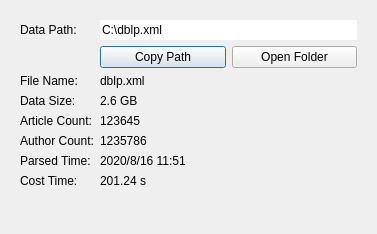
<?xml version="1.0" encoding="UTF-8"?>
<ui version="4.0">
 <class>StatusDialog</class>
 <widget class="QDialog" name="StatusDialog">
  <property name="geometry">
   <rect>
    <x>0</x>
    <y>0</y>
    <width>377</width>
    <height>234</height>
   </rect>
  </property>
  <property name="windowTitle">
   <string>Status</string>
  </property>
  <layout class="QGridLayout" name="gridLayout">
   <item row="0" column="0">
    <widget class="QStackedWidget" name="stackedWidget">
     <property name="currentIndex">
      <number>0</number>
     </property>
     <widget class="QWidget" name="okPage">
      <layout class="QFormLayout" name="formLayout">
       <item row="0" column="0">
        <widget class="QLabel" name="info_dataPathLabel">
         <property name="text">
          <string>Data Path:</string>
         </property>
        </widget>
       </item>
       <item row="0" column="1">
        <widget class="QLineEdit" name="dataPathLineEdit">
         <property name="text">
          <string>C:\dblp.xml</string>
         </property>
         <property name="frame">
          <bool>false</bool>
         </property>
         <property name="readOnly">
          <bool>true</bool>
         </property>
        </widget>
       </item>
       <item row="2" column="0">
        <widget class="QLabel" name="info_fileNameLabel">
         <property name="text">
          <string>File Name:</string>
         </property>
        </widget>
       </item>
       <item row="2" column="1">
        <widget class="QLabel" name="fileNameLabel">
         <property name="text">
          <string>dblp.xml</string>
         </property>
        </widget>
       </item>
       <item row="3" column="0">
        <widget class="QLabel" name="info_dataSizeLabel">
         <property name="text">
          <string>Data Size:</string>
         </property>
        </widget>
       </item>
       <item row="3" column="1">
        <widget class="QLabel" name="dataSizeLabel">
         <property name="text">
          <string>2.6 GB</string>
         </property>
        </widget>
       </item>
       <item row="4" column="0">
        <widget class="QLabel" name="info_articleCountLabel">
         <property name="text">
          <string>Article Count:</string>
         </property>
        </widget>
       </item>
       <item row="4" column="1">
        <widget class="QLabel" name="articleCountLabel">
         <property name="text">
          <string>123645</string>
         </property>
        </widget>
       </item>
       <item row="5" column="0">
        <widget class="QLabel" name="info_authorCountLabel">
         <property name="text">
          <string>Author Count:</string>
         </property>
        </widget>
       </item>
       <item row="5" column="1">
        <widget class="QLabel" name="authorCountLabel">
         <property name="text">
          <string>1235786</string>
         </property>
        </widget>
       </item>
       <item row="6" column="0">
        <widget class="QLabel" name="info_parsedTimeLabel">
         <property name="text">
          <string>Parsed Time:</string>
         </property>
        </widget>
       </item>
       <item row="6" column="1">
        <widget class="QLabel" name="parsedTimeLabel">
         <property name="text">
          <string>2020/8/16 11:51</string>
         </property>
        </widget>
       </item>
       <item row="1" column="0">
        <widget class="QLabel" name="info_buttonLabel">
         <property name="text">
          <string/>
         </property>
        </widget>
       </item>
       <item row="1" column="1">
        <layout class="QHBoxLayout" name="horizontalLayout">
         <item>
          <widget class="QPushButton" name="copyPathButton">
           <property name="text">
            <string>Copy Path</string>
           </property>
          </widget>
         </item>
         <item>
          <widget class="QPushButton" name="openFolderButton">
           <property name="text">
            <string>Open Folder</string>
           </property>
          </widget>
         </item>
        </layout>
       </item>
       <item row="7" column="0">
        <widget class="QLabel" name="info_costTimeLabel">
         <property name="text">
          <string>Cost Time:</string>
         </property>
        </widget>
       </item>
       <item row="7" column="1">
        <widget class="QLabel" name="costTimeLabel">
         <property name="text">
          <string>201.24 s</string>
         </property>
        </widget>
       </item>
      </layout>
     </widget>
     <widget class="QWidget" name="noPage">
      <layout class="QGridLayout" name="gridLayout_2">
       <item row="0" column="0">
        <widget class="QLabel" name="label">
         <property name="text">
          <string>Not parsed.</string>
         </property>
         <property name="alignment">
          <set>Qt::AlignCenter</set>
         </property>
        </widget>
       </item>
      </layout>
     </widget>
    </widget>
   </item>
  </layout>
 </widget>
 <resources/>
 <connections/>
</ui>
